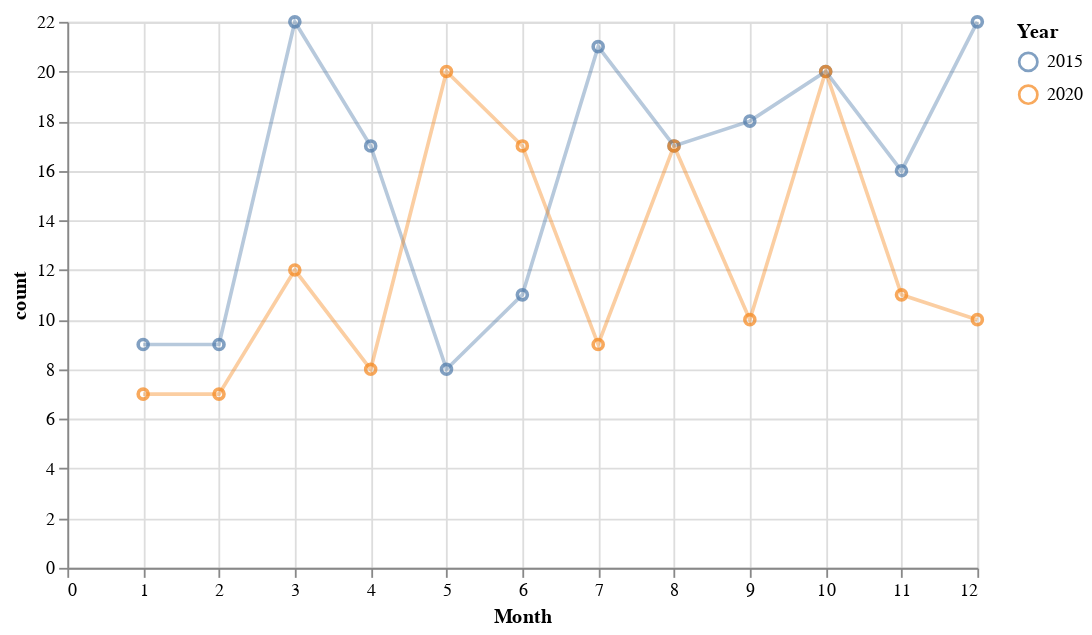

Notebook source saved alongside this figure:
### Code cell
# histogram of police killings by year and month
CA_plot = alt.Chart(CA_policekillings, width= 500
).transform_filter(
    alt.FieldOneOfPredicate(field = 'Year', 
                            oneOf = [2015,2020])
).mark_point().encode(
    x = alt.X('Month'),
    y = 'count',
    color ='Year:N',
)


CA_lines = alt.Chart(CA_policekillings).transform_filter(
    alt.FieldOneOfPredicate(field = 'Year', 
                            oneOf = [2015,2020])
).mark_line(
    opacity = 0.4
).encode(
    x = 'Month',
    y = 'count',
    color ='Year:N'
)

#[2015,2017,2019,2021]
CA_plot + CA_lines

### Figure 1 — Vega-Lite specification as saved in the notebook (floating-point values rounded to 4 significant figures)
{"config": {"view": {"continuousWidth": 400, "continuousHeight": 300}}, "layer": [{"mark": "point", "encoding": {"color": {"type": "nominal", "field": "Year"}, "x": {"type": "quantitative", "field": "Month"}, "y": {"type": "quantitative", "field": "count"}}, "transform": [{"filter": {"field": "Year", "oneOf": [2015, 2020]}}], "width": 500}, {"mark": {"type": "line", "opacity": 0.4}, "encoding": {"color": {"type": "nominal", "field": "Year"}, "x": {"type": "quantitative", "field": "Month"}, "y": {"type": "quantitative", "field": "count"}}, "transform": [{"filter": {"field": "Year", "oneOf": [2015, 2020]}}]}], "data": {"name": "data-93d58793974569dc0ec7f616ad30d41a"}, "$schema": "https://vega.github.io/schema/vega-lite/v4.8.1.json", "datasets": {"data-93d58793974569dc0ec7f616ad30d41a": [{"state": "CA", "Year": 2015, "Month": 1, "count": 9}, {"state": "CA", "Year": 2015, "Month": 2, "count": 9}, {"state": "CA", "Year": 2015, "Month": 3, "count": 22}, {"state": "CA", "Year": 2015, "Month": 4, "count": 17}, {"state": "CA", "Year": 2015, "Month": 5, "count": 8}, {"state": "CA", "Year": 2015, "Month": 6, "count": 11}, {"state": "CA", "Year": 2015, "Month": 7, "count": 21}, {"state": "CA", "Year": 2015, "Month": 8, "count": 17}, {"state": "CA", "Year": 2015, "Month": 9, "count": 18}, {"state": "CA", "Year": 2015, "Month": 10, "count": 20}, {"state": "CA", "Year": 2015, "Month": 11, "count": 16}, {"state": "CA", "Year": 2015, "Month": 12, "count": 22}, {"state": "CA", "Year": 2016, "Month": 1, "count": 11}, {"state": "CA", "Year": 2016, "Month": 2, "count": 15}, {"state": "CA", "Year": 2016, "Month": 3, "count": 11}, {"state": "CA", "Year": 2016, "Month": 4, "count": 8}, {"state": "CA", "Year": 2016, "Month": 5, "count": 9}, {"state": "CA", "Year": 2016, "Month": 6, "count": 8}, {"state": "CA", "Year": 2016, "Month": 7, "count": 15}, {"state": "CA", "Year": 2016, "Month": 8, "count": 18}, {"state": "CA", "Year": 2016, "Month": 9, "count": 9}, {"state": "CA", "Year": 2016, "Month": 10, "count": 11}, {"state": "CA", "Year": 2016, "Month": 11, "count": 12}, {"state": "CA", "Year": 2016, "Month": 12, "count": 11}, {"state": "CA", "Year": 2017, "Month": 1, "count": 18}, {"state": "CA", "Year": 2017, "Month": 2, "count": 11}, {"state": "CA", "Year": 2017, "Month": 3, "count": 17}, {"state": "CA", "Year": 2017, "Month": 4, "count": 11}, {"state": "CA", "Year": 2017, "Month": 5, "count": 16}, {"state": "CA", "Year": 2017, "Month": 6, "count": 14}, {"state": "CA", "Year": 2017, "Month": 7, "count": 14}, {"state": "CA", "Year": 2017, "Month": 8, "count": 15}, {"state": "CA", "Year": 2017, "Month": 9, "count": 12}, {"state": "CA", "Year": 2017, "Month": 10, "count": 10}, {"state": "CA", "Year": 2017, "Month": 11, "count": 11}, {"state": "CA", "Year": 2017, "Month": 12, "count": 12}, {"state": "CA", "Year": 2018, "Month": 1, "count": 9}, {"state": "CA", "Year": 2018, "Month": 2, "count": 9}, {"state": "CA", "Year": 2018, "Month": 3, "count": 12}, {"state": "CA", "Year": 2018, "Month": 4, "count": 13}, {"state": "CA", "Year": 2018, "Month": 5, "count": 6}, {"state": "CA", "Year": 2018, "Month": 6, "count": 8}, {"state": "CA", "Year": 2018, "Month": 7, "count": 14}, {"state": "CA", "Year": 2018, "Month": 8, "count": 12}, {"state": "CA", "Year": 2018, "Month": 9, "count": 2}, {"state": "CA", "Year": 2018, "Month": 10, "count": 8}, {"state": "CA", "Year": 2018, "Month": 11, "count": 10}, {"state": "CA", "Year": 2018, "Month": 12, "count": 11}, {"state": "CA", "Year": 2019, "Month": 1, "count": 12}, {"state": "CA", "Year": 2019, "Month": 2, "count": 11}, {"state": "CA", "Year": 2019, "Month": 3, "count": 9}, {"state": "CA", "Year": 2019, "Month": 4, "count": 12}, {"state": "CA", "Year": 2019, "Month": 5, "count": 10}, {"state": "CA", "Year": 2019, "Month": 6, "count": 17}, {"state": "CA", "Year": 2019, "Month": 7, "count": 9}, {"state": "CA", "Year": 2019, "Month": 8, "count": 11}, {"state": "CA", "Year": 2019, "Month": 9, "count": 7}, {"state": "CA", "Year": 2019, "Month": 10, "count": 16}, {"state": "CA", "Year": 2019, "Month": 11, "count": 8}, {"state": "CA", "Year": 2019, "Month": 12, "count": 13}, {"state": "CA", "Year": 2020, "Month": 1, "count": 7}, {"state": "CA", "Year": 2020, "Month": 2, "count": 7}, {"state": "CA", "Year": 2020, "Month": 3, "count": 12}, {"state": "CA", "Year": 2020, "Month": 4, "count": 8}, {"state": "CA", "Year": 2020, "Month": 5, "count": 20}, {"state": "CA", "Year": 2020, "Month": 6, "count": 17}, {"state": "CA", "Year": 2020, "Month": 7, "count": 9}, {"state": "CA", "Year": 2020, "Month": 8, "count": 17}, {"state": "CA", "Year": 2020, "Month": 9, "count": 10}, {"state": "CA", "Year": 2020, "Month": 10, "count": 20}, {"state": "CA", "Year": 2020, "Month": 11, "count": 11}, {"state": "CA", "Year": 2020, "Month": 12, "count": 10}, {"state": "CA", "Year": 2021, "Month": 1, "count": 13}, {"state": "CA", "Year": 2021, "Month": 2, "count": 7}, {"state": "CA", "Year": 2021, "Month": 3, "count": 11}, {"state": "CA", "Year": 2021, "Month": 4, "count": 15}, {"state": "CA", "Year": 2021, "Month": 5, "count": 1}]}}
